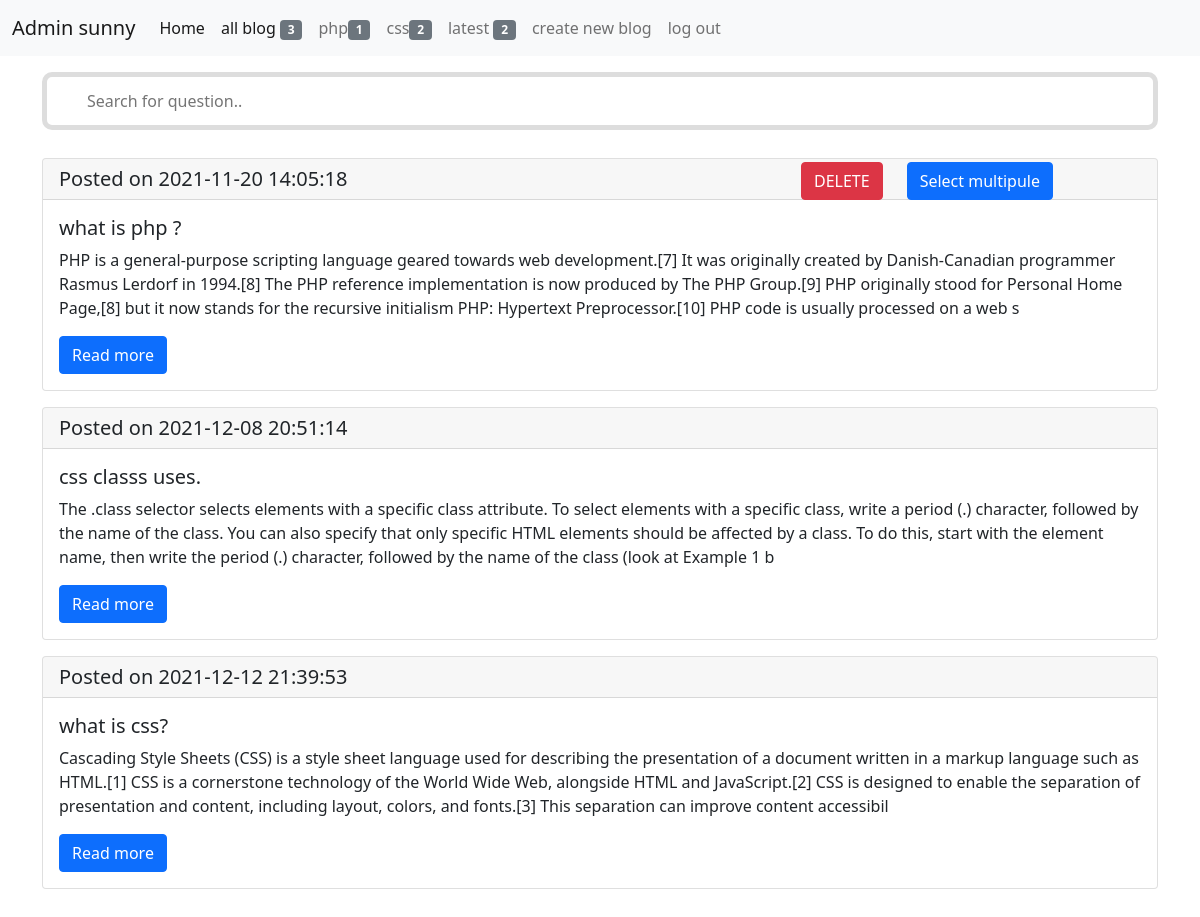
Page /main.php (signed in) on the committed database.
### tables this page shows
CREATE TABLE `blog1` (
  `sno` int(11) NOT NULL,
  `title` varchar(100) NOT NULL,
  `content` varchar(10000) NOT NULL,
  `latest` varchar(50) NOT NULL,
  `type` varchar(50) NOT NULL,
  `fornav` varchar(10) NOT NULL,
  `dt` datetime NOT NULL DEFAULT current_timestamp()
);

### main.php (the view, shortened to what this page needs)
<!DOCTYPE html>
<html lang="en">
<head>
    <link rel="stylesheet" href="css/bootstrap.min.css">
    <link rel="stylesheet" href="css/sunny.css">
</head>
<body>
    <nav class="navbar navbar-expand-lg navbar-light bg-light">
        <div class="container-fluid">
            <a class="navbar-brand" href="#"><?php $name = $_SESSION['username']; echo "Admin $name";?></a>
            <div class="collapse navbar-collapse" id="navbarSupportedContent">
                <ul class="navbar-nav me-auto mb-2 mb-lg-0">
                    <li class="nav-item">
                        <a class="nav-link active" aria-current="page" href="main.php">Home</a>
                    </li>
                    <?php
              require "partials/db.php";
              $sqlforallblog = "SELECT * FROM `blog1`";
              $result_for_all_blog = mysqli_query($connect, $sqlforallblog);
              $active_for_link = "";
              if(!isset($_GET['type'])){
                  $active_for_link = "active";
              }
              if($result_for_all_blog){
                $num_for_all_blog = mysqli_num_rows($result_for_all_blog);
              echo '<li class="nav-item">
              <a class="nav-link '.$active_for_link.'" href="main.php">all blog
              <span class="badge bg-secondary">'.$num_for_all_blog.'</span></a>
          </li>';
              }
              else {
                echo "there is some problem -----> ".mysqli_error($connect);
              }
              $sql = "SELECT * FROM `blog1` WHERE `blog1`.`fornav` = 'yes'";
              $result = mysqli_query($connect, $sql);
              if($result){
                while($row = mysqli_fetch_assoc($result)){
              $type = $row['type'];
              $sql1 = "SELECT * FROM `blog1` WHERE `blog1`.`type` = '$type'";
              $result1 = mysqli_query($connect, $sql1);
                  $num = mysqli_num_rows($result1);
                  echo '<li class="nav-item">
                  <a class="nav-link" href="forblogtype.php?type='.$row['type'].'">'.$row['type'].'<span class="badge bg-secondary">'.$num.'</span></a>
                </li>';
                }
              }
              else{
                echo "there is some problem ----->".mysqli_error($connect);
              }
              $sql_for_latest = "SELECT * FROM `blog1` WHERE `blog1`.`latest` = 'yes'";
              $result_for_latest = mysqli_query($connect, $sql_for_latest);
              $row_for_latest = mysqli_fetch_assoc($result_for_latest);
              if($result_for_latest){
                $num_for_latest = mysqli_num_rows($result_for_latest);
                echo '<li class="nav-item">
                <a class="nav-link" href="forblogtype.php?latest='.$row_for_latest['latest'].'">latest
                <span class="badge bg-secondary">'.$num_for_latest.'</span></a>
            </li>';
              }
              else {
                echo "there is some problem -----> ".mysqli_error($connect);
              }
              ?>
                    <li class="nav-item">
                        <a class="nav-link" href="createblog.php">create new blog</a>
                    </li>
                    <li class="nav-item">
                        <a class="nav-link" href="logedout.php">log out</a>
                    </li>
                </ul>
            </div>
        </div>
    </nav>
    <div class="container pt-3">
        <input type="text" id="myInput" onkeyup="myFunction()" placeholder="Search for question.."
            title="Type in a name">
    </div>
    <div class="container pt-3" id="myUL">
        <form action="main.php" method="post">
            <div class="row justify-content-end stack">
                <span class="my-span"><button class="btn btn-danger my-1" name="deletemulti" type="submit">DELETE</button></span>
                <span class="my-span"><a class="btn btn-primary my-1" onclick="selectmulti()">Select multipule</a></span>
            </div>
            <?php
        include "partials/db.php";
        $sql1 = "SELECT * FROM `blog1`";
        $result1 = mysqli_query($connect, $sql1);
        if ($result1) {
            while ($row1 = mysqli_fetch_assoc($result1)) {
                echo '<div class="card mb-3">
                <h5 class="card-header">Posted on '.$row1['dt'].'</h5>
                <div class="card-body">
                    <h5 class="card-title">'.$row1['title'].'</h5>
                    <p class="card-text">'.substr($row1['content'],0,400).'</p>
                    <a href="single.php?title='.$row1['title'].'" class="btn btn-primary">Read more</a>
                    <span class="check-in"><input type="checkbox" value="'.$row1['sno'].'" name="did[]"></span>
                </div>
            </div>';
            }
        }
        else{
            die("there is some error in fetching data from database");
        }
        ?>
        </form>
    </div>
</body>
</html>

### css/sunny.css (style rules this page uses)
#myInput { background-image: url('searchicon.png'); background-position: 10px 12px; background-repeat: no-repeat; width: 100%; font-size: 16px; padding: 12px 20px 12px 40px; border: 5px solid #dddddd; margin-bottom: 12px; border-radius: 10px; }
#myUL { overflow-y: auto; height: 77vh; }
.stack { position: fixed; right: 147px; z-index: 10; }
.my-span { width: auto; }

### rows in the picture
blog1: type "php", num "1", dt "2021-11-20 14:05:18", title "what is php ?", content "PHP is a general-purpose scripting language geared towards web development.[7] It was originally created by Danish-Canadian programmer Rasmus Lerdorf in 1994.[8] The PHP reference implementation is now produced by The PHP Group.[9] PHP originally stood for Personal Home Page,[8] but it now stands for the recursive initialism PHP: Hypertext Preprocessor.[10] PHP code is usually processed on a web s"
blog1: type "css", num "2", dt "2021-12-12 21:39:53", title "what is css?", content "Cascading Style Sheets (CSS) is a style sheet language used for describing the presentation of a document written in a markup language such as HTML.[1] CSS is a cornerstone technology of the World Wide Web, alongside HTML and JavaScript.[2] CSS is designed to enable the separation of presentation and content, including layout, colors, and fonts.[3] This separation can improve content accessibil"
blog1: dt "2021-12-08 20:51:14", title "css classs uses.", content "The .class selector selects elements with a specific class attribute. To select elements with a specific class, write a period (.) character, followed by the name of the class. You can also specify that only specific HTML elements should be affected by a class. To do this, start with the element name, then write the period (.) character, followed by the name of the class (look at Example 1 b"

### other values in the picture
$name "sunny"
$num_for_all_blog "3"
$num_for_latest "2"
